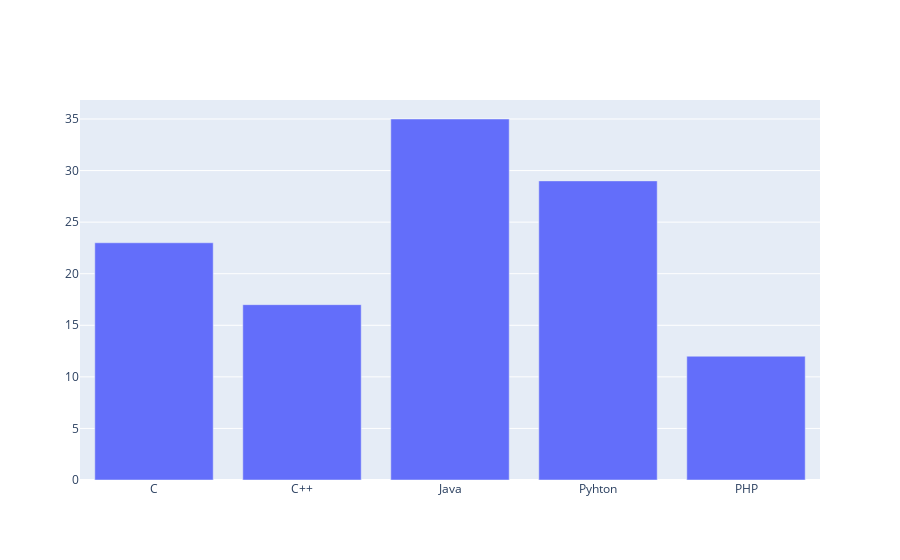

Write notebook code for a chart like this one.
### Code cell
langs = ['C','C++','Java','Pyhton','PHP']
students = [23,17,35,29,12]

data = [go.Bar(
    x=langs,
    y=students
)]

fig = go.Figure(data=data)
fig.show()

### Figure 1 — Plotly figure (JSON) as saved in the notebook; plotly's stock layout.template omitted (floating-point values rounded to 4 significant figures)
{"data": [{"type": "bar", "x": ["C", "C++", "Java", "Pyhton", "PHP"], "y": [23, 17, 35, 29, 12]}], "layout": {}}
